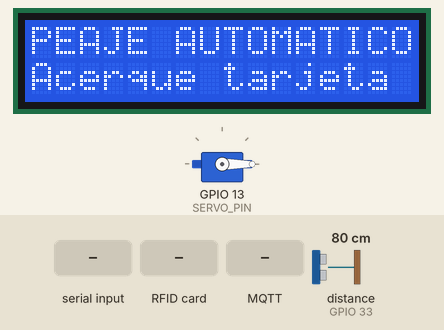
This sketch was run on a simulated ESP32. Shown: 16×2 character LCD, servo. Inputs (shaded band) come from the test bench; at power-on: distance to the obstacle (sensor on GPIO 33) 80 cm. The echo pulse lasts 58.3 µs per cm; WiFi joins after 1.5 s; servers stay silent unless stated; no MQTT or app messages arrive unless stated; what the sketch prints to the serial monitor is not drawn.

Above: at 4.0 s.
4.1 s: "LECTURA_DUPLICADA\n" received over Serial
At 6.9 s:
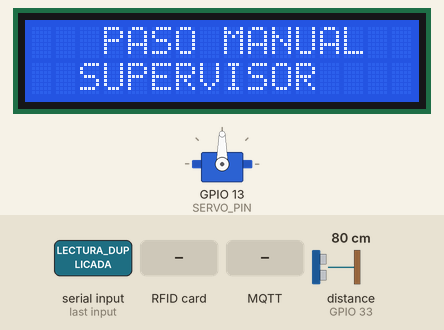
7.1 s: RFID card 5E 7A 19 C4 held to the reader
At 8.1 s:
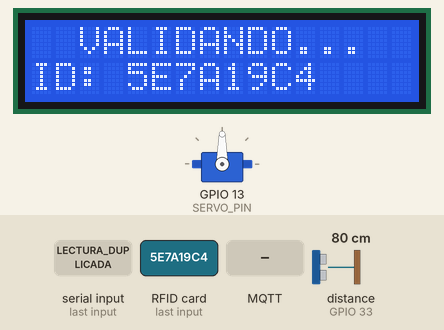
9.2 s: MQTT message "ABRIR" arrives on the first subscribed topic
At 9.8 s:
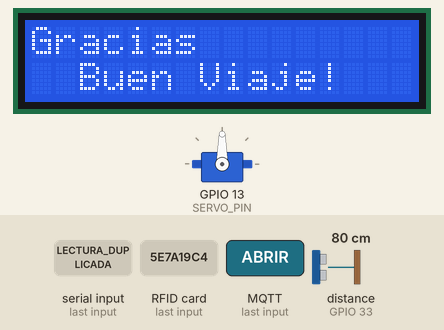
12.2 s: distance to the obstacle (sensor on GPIO 33) set to 10 cm
14.2 s: distance to the obstacle (sensor on GPIO 33) set to 13 cm
At 15.5 s:
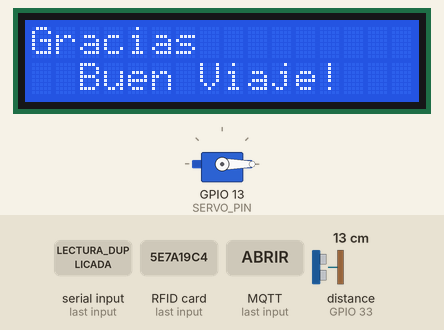
Timing chart, 0 to 17.2 s (numbered marks = the images above; inputs shaded):
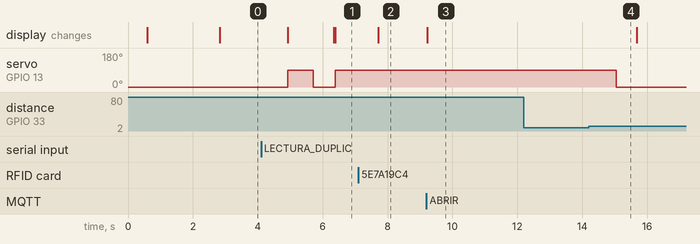

Measured:
- after the input at 4.1 s, servo on GPIO 13 (SERVO_PIN): 0° → 90° after 0.82 s, → 0° 0.78 s later, → 90° 0.69 s later; the display: changes after 0.82 s (image 1)
- after the input at 7.1 s, the display: changes after 0.61 s (image 2)
- after the input at 9.2 s, the display: changes at once (image 3)
- after the input at 12.2 s, every drawn part: stays the same
- after the input at 14.2 s, servo on GPIO 13 (SERVO_PIN): 90° → 0° after 0.85 s

The sketch:

peaje_rc522.ino
```cpp
// ============================================================
// PEAJE INTELIGENTE IoT - ESP32 + RFID RC522 + MQTT + LCD + HC-SR04
// Soporte multi-garita, MQTT con usuario/clave y respuestas con motivo del rechazo.
//
// El RC522 sólo lee el UID: sirve para tarjetas físicas vinculadas a una cuenta.
// Para pagar con el celular se necesita el PN532 (sketch peaje_pn532). Ver ../CONFIGURACION.md.
// ============================================================
#include <WiFi.h>
#include <PubSubClient.h>
#include <ESP32Servo.h>
#include <SPI.h>
#include <MFRC522.h>
#include <Wire.h>
#include <LiquidCrystal_I2C.h>

// ---------------- CONFIGURACIÓN DE RED Y PEAJE ----------------
const char* ssid        = "TU_NOMBRE_WIFI";
const char* password    = "TU_PASSWORD_WIFI";
const char* mqtt_server = "192.168.1.180";  // IP del server
const int   mqtt_port   = 1883;

// Identificación de esta cabina. GARITA_ID es también el USUARIO MQTT y debe existir en la tabla garitas.
const char* GARITA_ID   = "garita_norte";
const char* CARRIL_ID   = "carril1";
// Clave MQTT de esta garita: lo que va después de "garita_norte:" en MQTT_DISPOSITIVOS del .env del servidor
const char* mqtt_password = "CLAVE_MQTT_DE_LA_GARITA";

String topic_lectura = String("peaje/") + GARITA_ID + "/" + CARRIL_ID + "/lectura";
String topic_orden   = String("peaje/") + GARITA_ID + "/" + CARRIL_ID + "/orden";

// ---------------- PINES ESP32 ----------------
#define RST_PIN    22   // RFID RST
#define SS_PIN     5    // RFID SDA/SS
#define LCD_SDA    21   // I2C SDA
#define LCD_SCL    26   // I2C SCL
#define TRIG_PIN   32   // HC-SR04 Trigger
#define ECHO_PIN   33   // HC-SR04 Echo
#define SERVO_PIN  13   // Servomotor

// ---------------- CONFIGURACIÓN FÍSICA ----------------
const int DISTANCIA_CM   = 10;   // Distancia para detectar el auto
const int ANGULO_ABIERTA = 90;
const int ANGULO_CERRADA = 0;
const int ESPERA_MAX_DS  = 80;   // 80 x 100 ms = 8 segundos máximo con la valla abierta

const unsigned long TIMEOUT_RESPUESTA_MS    = 5000;  // sin respuesta del servidor -> no se abre
const unsigned long PAUSA_MISMA_TARJETA_MS  = 3000;  // evita mandar dos veces la misma tarjeta

// ---------------- OBJETOS ----------------
WiFiClient espClient;
PubSubClient mqtt(espClient);
MFRC522 rfid(SS_PIN, RST_PIN);
Servo servo;
LiquidCrystal_I2C lcd(0x3F, 16, 2); // Si no muestra texto, cambia 0x3F por 0x27

bool esperandoRespuesta = false;
unsigned long tiempoEnvio = 0;
String idLectura = "";
unsigned long contadorLecturas = 0;
String ultimoUid = "";
unsigned long tiempoUltimoUid = 0;

// La orden llega en el callback MQTT, pero se ejecuta en loop() (mover la valla bloquea varios segundos)
bool hayOrden = false;
String ordenPendiente, estadoPendiente, saldoPendiente;

// ============================================================
// SETUP
// ============================================================
void setup() {
  Serial.begin(115200);
  delay(500);
  Serial.println("\n[SETUP] Iniciando sistema de peaje IoT...");

  // Ultrasonido
  pinMode(TRIG_PIN, OUTPUT);
  pinMode(ECHO_PIN, INPUT);
  digitalWrite(TRIG_PIN, LOW);
  Serial.println("[SETUP] Ultrasonido listo");

  // LCD I2C (usando pines personalizados SDA=21, SCL=26)
  Wire.begin(LCD_SDA, LCD_SCL);
  lcd.init();
  lcd.backlight();
  lcdMostrar(" SISTEMA PEAJE", " CONECTANDO...");
  Serial.println("[SETUP] LCD listo");

  // Servo (valla cerrada al iniciar)
  moverServo(ANGULO_CERRADA);
  Serial.println("[SETUP] Servo listo, valla cerrada");

  // RFID
  SPI.begin();
  rfid.PCD_Init();
  Serial.println("[SETUP] RFID listo");

  // Wi-Fi y MQTT
  conectarWiFi();
  mqtt.setServer(mqtt_server, mqtt_port);
  mqtt.setCallback(recibirOrdenMQTT);
  mqtt.setBufferSize(512);   // las respuestas JSON del servidor superan los 256 bytes por defecto con el topic
  mqtt.setKeepAlive(30);
  reconectarMQTT();

  mostrarEspera();
  Serial.println("[SETUP] Sistema listo");
  Serial.println("Comandos Serial: A=abrir  C=cerrar  D=medir distancia");
}

// ============================================================
// LOOP
// ============================================================
void loop() {
  if (WiFi.status() != WL_CONNECTED) {
    conectarWiFi();
  }
  if (!mqtt.connected()) {
    reconectarMQTT();
  }
  mqtt.loop();

  leerComandos();

  if (hayOrden) {
    hayOrden = false;
    if (ordenPendiente == "ABRIR") {
      accesoConcedido(estadoPendiente, saldoPendiente);
    } else {
      accesoDenegado(estadoPendiente);
    }
  }

  // Si enviamos un UID y el servidor tarda más de 5s en responder, no se abre la valla
  if (esperandoRespuesta && (millis() - tiempoEnvio > TIMEOUT_RESPUESTA_MS)) {
    Serial.println("[MQTT] Tiempo de espera agotado sin respuesta del servidor");
    esperandoRespuesta = false;
    lcdMostrar(" ERROR DE RED", "REINTENTE PAGO");
    delay(2000);
    mostrarEspera();
  }

  if (!esperandoRespuesta) {
    leerTarjeta();
  }
}

// ============================================================
// CONEXIÓN WI-FI Y MQTT
// ============================================================
void conectarWiFi() {
  Serial.print("[WIFI] Conectando a ");
  Serial.println(ssid);
  WiFi.mode(WIFI_STA);
  WiFi.begin(ssid, password);

  while (WiFi.status() != WL_CONNECTED) {
    delay(500);
    Serial.print(".");
  }
  Serial.print("\n[WIFI] Conectado! IP: ");
  Serial.println(WiFi.localIP());
}

void reconectarMQTT() {
  while (!mqtt.connected()) {
    Serial.print("[MQTT] Conectando al server...");
    String clientId = String("ESP32_") + GARITA_ID + "_" + CARRIL_ID;

    // El broker exige usuario y clave: el usuario es el código de la garita
    if (mqtt.connect(clientId.c_str(), GARITA_ID, mqtt_password)) {
      Serial.println(" Conectado!");
      mqtt.subscribe(topic_orden.c_str(), 1);
    } else {
      int rc = mqtt.state();
      Serial.print(" Error rc=");
      Serial.print(rc);
      if (rc == MQTT_CONNECT_BAD_CREDENTIALS || rc == MQTT_CONNECT_UNAUTHORIZED) {
        Serial.print(" (usuario/clave MQTT incorrectos: revisa GARITA_ID y mqtt_password)");
      }
      Serial.println(" reintentando en 2s...");
      lcdMostrar("SIN SERVIDOR", "Reintentando...");
      delay(2000);
    }
  }
}

// Callback MQTT. El servidor responde JSON:
// {"id":"...","orden":"ABRIR","estado":"APROBADO","saldo":4100.0,...}
void recibirOrdenMQTT(char* topic, byte* payload, unsigned int length) {
  String msg = "";
  for (unsigned int i = 0; i < length; i++) {
    msg += (char)payload[i];
  }
  msg.trim();
  Serial.println("[MQTT] Orden recibida: " + msg);

  String orden, estado, saldo;
  if (msg.startsWith("{")) {
    // Sólo se acepta la respuesta de la última tarjeta enviada
    if (!esperandoRespuesta || campoJson(msg, "id") != idLectura) {
      Serial.println("[MQTT] Respuesta de una lectura anterior: se ignora");
      return;
    }
    orden = campoJson(msg, "orden");
    estado = campoJson(msg, "estado");
    saldo = campoJson(msg, "saldo");
  } else {
    orden = msg;  // formato antiguo en texto plano ("ABRIR" / "DENEGAR")
  }

  esperandoRespuesta = false;
  ordenPendiente = orden;
  estadoPendiente = estado;
  saldoPendiente = saldo;
  hayOrden = true;
}

// ============================================================
// SERVO
// ============================================================
void moverServo(int angulo) {
  Serial.print("[SERVO] Moviendo a ");
  Serial.print(angulo);
  Serial.println(" grados");

  servo.attach(SERVO_PIN);
  servo.write(angulo);
  delay(600);
  servo.detach();
}

// ============================================================
// ULTRASONIDO
// ============================================================
long medirDistancia() {
  digitalWrite(TRIG_PIN, LOW);
  delayMicroseconds(2);
  digitalWrite(TRIG_PIN, HIGH);
  delayMicroseconds(10);
  digitalWrite(TRIG_PIN, LOW);

  long duracion = pulseIn(ECHO_PIN, HIGH, 30000);
  if (duracion == 0) return 999;
  return duracion * 0.034 / 2;
}

// ============================================================
// RFID -> ENVÍA UID POR MQTT AL SERVER
// ============================================================
void leerTarjeta() {
  if (!rfid.PICC_IsNewCardPresent()) return;
  if (!rfid.PICC_ReadCardSerial()) return;

  // Convertir el UID leído a cadena hexadecimal limpia, 2 dígitos por byte (Ej: "4B8F19C2")
  String uidHex = "";
  for (byte i = 0; i < rfid.uid.size; i++) {
    if (rfid.uid.uidByte[i] < 0x10) uidHex += "0";
    uidHex += String(rfid.uid.uidByte[i], HEX);
  }
  uidHex.toUpperCase();

  // Un celular entrega un UID aleatorio de 4 bytes que empieza con 0x08: no sirve para cobrar
  bool esCelular = (rfid.uid.size == 4 && rfid.uid.uidByte[0] == 0x08);

  // Detener lectura actual para evitar rebotes
  rfid.PICC_HaltA();
  rfid.PCD_StopCrypto1();

  if (esCelular) {
    Serial.println("[RFID] Celular detectado (UID aleatorio " + uidHex + "): use una tarjeta");
    lcdMostrar("CELULAR NO APTO", "Use su tarjeta");
    delay(2000);
    mostrarEspera();
    return;
  }

  // La misma tarjeta apoyada en el lector no se envía de nuevo durante unos segundos
  if (uidHex == ultimoUid && millis() - tiempoUltimoUid < PAUSA_MISMA_TARJETA_MS) return;
  ultimoUid = uidHex;
  tiempoUltimoUid = millis();

  Serial.println("[RFID] Tarjeta detectada, UID: " + uidHex);

  // Mostrar mensaje de validación en LCD y publicar por MQTT
  lcdMostrar("  VALIDANDO...", "ID: " + uidHex);

  idLectura = String(++contadorLecturas) + "-" + String(millis() % 100000);
  String payload = "{\"id\":\"" + idLectura + "\",\"uid\":\"" + uidHex + "\"}";

  esperandoRespuesta = true;
  tiempoEnvio = millis();
  if (!mqtt.publish(topic_lectura.c_str(), payload.c_str())) {
    Serial.println("[MQTT] No se pudo publicar la lectura");
  }
}

// ============================================================
// ACCESO Y CONTROL DE BARRERA
// ============================================================
void accesoConcedido(const String& estado, const String& saldo) {
  Serial.println("[ACCESO] Cobro APROBADO (" + estado + ")");

  if (estado == "LECTURA_DUPLICADA") {
    lcdMostrar("PASO REGISTRADO", "  Buen Viaje!");
  } else if (saldo.length() > 0) {
    lcdMostrar("Gracias", "Saldo $" + String((long)saldo.toFloat()));
  } else {
    lcdMostrar("Gracias", "  Buen Viaje!");
  }

  Serial.println("[VALLA] Abriendo...");
  moverServo(ANGULO_ABIERTA);
  Serial.println("[VALLA] Abierta");

  esperarPasoAuto();

  Serial.println("[VALLA] Cerrando...");
  moverServo(ANGULO_CERRADA);
  Serial.println("[VALLA] Cerrada");

  mostrarEspera();
}

void accesoDenegado(const String& estado) {
  Serial.println("[ACCESO] Cobro DENEGADO (" + estado + ")");

  if (estado == "SALDO_INSUFICIENTE")          lcdMostrar("ACCESO DENEGADO", "SALDO INSUFIC.");
  else if (estado == "USUARIO_NO_ENCONTRADO")  lcdMostrar("NO REGISTRADA", "Vincule tarjeta");
  else if (estado == "CREDENCIAL_INACTIVA")    lcdMostrar("TARJETA INACTIVA", "");
  else if (estado == "TARIFA_NO_DEFINIDA")     lcdMostrar("SIN TARIFA PARA", "SU VEHICULO");
  else if (estado == "METODO_DESHABILITADO")   lcdMostrar("PAGO CON TARJETA", "DESHABILITADO");
  else if (estado == "ERROR_SISTEMA")          lcdMostrar("ERROR SERVIDOR", "Intente de nuevo");
  else if (estado.length() > 0)                lcdMostrar("ACCESO DENEGADO", estado);
  else                                         lcdMostrar("ACCESO DENEGADO", "SALDO / INVALIDA");

  delay(2500);
  mostrarEspera();
}

void esperarPasoAuto() {
  Serial.println("[SENSOR] Esperando vehiculo...");

  int cuenta = 0;
  long distancia = medirDistancia();

  // 1. Esperar a que llegue el auto
  while (distancia > DISTANCIA_CM && cuenta < ESPERA_MAX_DS) {
    mqtt.loop(); // Mantener viva la conexión MQTT mientras espera
    delay(100);
    cuenta++;
    distancia = medirDistancia();

    if (cuenta % 10 == 0) {
      Serial.print("[SENSOR] Distancia: ");
      Serial.print(distancia);
      Serial.println(" cm");
    }
  }

  // 2. Si llegó, esperar a que se vaya
  if (cuenta < ESPERA_MAX_DS) {
    Serial.print("[SENSOR] Vehiculo detectado a ");
    Serial.print(distancia);
    Serial.println(" cm");

    while (medirDistancia() <= DISTANCIA_CM) {
      mqtt.loop();
      delay(50);
    }
    Serial.println("[SENSOR] Vehiculo ya paso");
    delay(800);
  } else {
    Serial.println("[SENSOR] Tiempo agotado, no se detecto vehiculo");
  }
}

// ============================================================
// COMANDOS DEL SUPERVISOR POR MONITOR SERIE (115200 baud)
// ============================================================
void leerComandos() {
  if (!Serial.available()) return;
  char c = Serial.read();
  if (c == '\n' || c == '\r' || c == ' ') return;

  c = toupper(c);

  if (c == 'A') {
    Serial.println("[CMD] Abrir valla");
    lcdMostrar("   PASO MANUAL", "  SUPERVISOR");
    moverServo(ANGULO_ABIERTA);
  }
  else if (c == 'C') {
    Serial.println("[CMD] Cerrar valla");
    moverServo(ANGULO_CERRADA);
    mostrarEspera();
  }
  else if (c == 'D') {
    long d = medirDistancia();
    Serial.print("[CMD] Distancia: ");
    Serial.print(d);
    Serial.println(" cm");
  }
  else {
    Serial.println("[CMD] Comando no valido. Use: A, C, D");
  }
}

// ============================================================
// PANTALLA
// ============================================================
void mostrarEspera() {
  lcdMostrar("PEAJE AUTOMATICO", "Acerque tarjeta");
  Serial.println("[LCD] Esperando tarjeta");
}

void lcdMostrar(const String& linea1, const String& linea2) {
  lcd.clear();
  lcd.setCursor(0, 0);
  lcd.print(linea1.substring(0, 16));
  lcd.setCursor(0, 1);
  lcd.print(linea2.substring(0, 16));
}

// Extrae el valor de "clave" de un JSON simple y plano (sin librerías). Devuelve "" si no está o es null.
String campoJson(const String& json, const char* clave) {
  String patron = String("\"") + clave + "\"";
  int i = json.indexOf(patron);
  if (i < 0) return "";
  i = json.indexOf(':', i + patron.length());
  if (i < 0) return "";
  i++;
  while (i < (int)json.length() && json[i] == ' ') i++;
  if (i >= (int)json.length()) return "";
  if (json[i] == '"') {
    int fin = json.indexOf('"', i + 1);
    return fin < 0 ? "" : json.substring(i + 1, fin);
  }
  int fin = i;
  while (fin < (int)json.length() && json[fin] != ',' && json[fin] != '}') fin++;
  String valor = json.substring(i, fin);
  valor.trim();
  return valor == "null" ? "" : valor;
}
```
